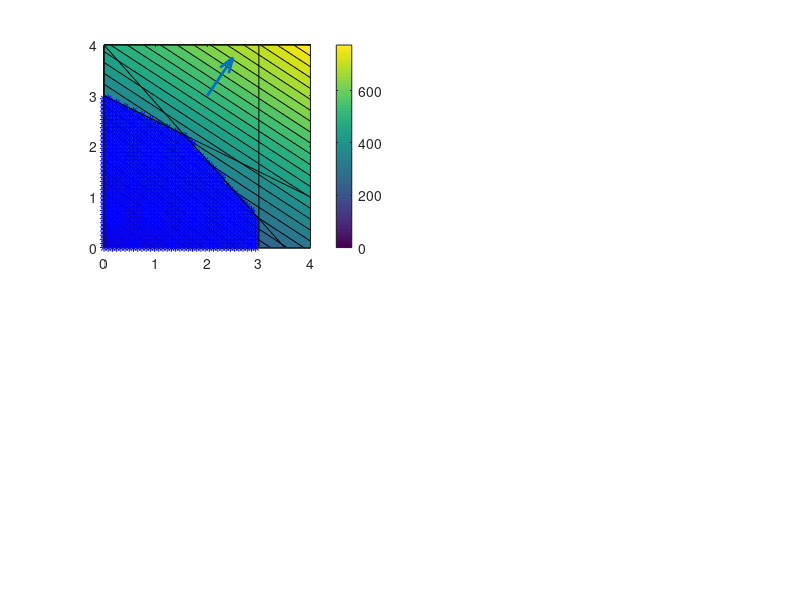

Source code (MATLAB): (Note: this script raises an error after producing the figure.)
%%
function OR06_feasible_region
clear, close all;
theta = [0 pi/30 pi/25 -pi/25];

figure;
for ii =1:length(theta)
    subplot(2,2,ii); plotme(theta(ii)); ylim([0 4])
end
end

function plotme(theta)
R = [cos(theta) -sin(theta); sin(theta) cos(theta)];
c = R*[80; 120];

% define and plot objective function
f = @(x,y) c(1)*x + c(2)*y;
[X, Y] = meshgrid(linspace(0,4, 50));
contourf(X, Y, f(X,Y), 30); colorbar; hold on;

% plot (normalized) gradient
grad_f = c;
grad_f = grad_f / norm(grad_f);
quiver(2, 3, grad_f(1), grad_f(2), 'linewidth', 2)

% determine and plot feasible region
idx1 = X + 2*Y <= 6;                        % constraint 1
idx2 = 8*X + 7*Y <= 28;                     % constraint 2
idx3 = X <= 3;                              % constraint 3
idx4 = X >= 0;                              % constraint 4
idx5 = Y >= 0;                              % constraint 5
idx = idx1 & idx2 & idx3 & idx4 & idx5;
Xf = X(idx); Yf = Y(idx);
plot(Xf(:), Yf(:), '*b')

% plot boundary of feasible region
t = linspace(0,4);
plot(t, (6-t)/2, '-k')                      % constraint bdry 1
plot(t, (28-8*t)/7, '-k')                   % constraint bdry 2
plot(3*ones(size(t)), t, '-k')              % constraint bdry 3
plot(zeros(size(t)), t, '-k')               % constraint bdry 4
plot(t, zeros(size(t)), '-k')               % constraint bdry 5

% find solution as interection of constraints bdry 1 and 2
f = -[80;120];
A = [1 2; 8 7; 1 0]; b = [6 28 3];
Aeq = []; beq = [];
lb = zeros(size(f)); ub = [];
[x,fval,exitflag,output] = linprog(-c,A,b,Aeq,beq,lb,ub);
plot(x(1), x(2),'*r')
title(['Theta = ', num2str(theta)])
end

